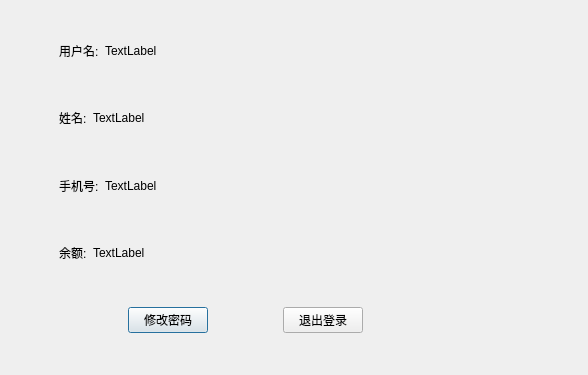
<?xml version="1.0" encoding="UTF-8"?>
<ui version="4.0">
 <class>ClientWindow</class>
 <widget class="QDialog" name="ClientWindow">
  <property name="geometry">
   <rect>
    <x>0</x>
    <y>0</y>
    <width>588</width>
    <height>375</height>
   </rect>
  </property>
  <property name="windowTitle">
   <string>Dialog</string>
  </property>
  <widget class="QWidget" name="widget_5" native="true">
   <property name="geometry">
    <rect>
     <x>50</x>
     <y>20</y>
     <width>391</width>
     <height>331</height>
    </rect>
   </property>
   <layout class="QVBoxLayout" name="verticalLayout">
    <item>
     <widget class="QWidget" name="widget" native="true">
      <layout class="QHBoxLayout" name="horizontalLayout">
       <item>
        <widget class="QLabel" name="label">
         <property name="text">
          <string>用户名:</string>
         </property>
        </widget>
       </item>
       <item>
        <widget class="QLabel" name="Username_Line">
         <property name="sizePolicy">
          <sizepolicy hsizetype="Preferred" vsizetype="Preferred">
           <horstretch>20</horstretch>
           <verstretch>0</verstretch>
          </sizepolicy>
         </property>
         <property name="text">
          <string>TextLabel</string>
         </property>
        </widget>
       </item>
      </layout>
     </widget>
    </item>
    <item>
     <widget class="QWidget" name="widget_2" native="true">
      <layout class="QHBoxLayout" name="horizontalLayout_2">
       <item>
        <widget class="QLabel" name="label_3">
         <property name="text">
          <string>姓名:</string>
         </property>
        </widget>
       </item>
       <item>
        <widget class="QLabel" name="NameLine">
         <property name="sizePolicy">
          <sizepolicy hsizetype="Preferred" vsizetype="Preferred">
           <horstretch>20</horstretch>
           <verstretch>0</verstretch>
          </sizepolicy>
         </property>
         <property name="text">
          <string>TextLabel</string>
         </property>
        </widget>
       </item>
      </layout>
     </widget>
    </item>
    <item>
     <widget class="QWidget" name="widget_4" native="true">
      <layout class="QHBoxLayout" name="horizontalLayout_4">
       <item>
        <widget class="QLabel" name="label_7">
         <property name="text">
          <string>手机号:</string>
         </property>
        </widget>
       </item>
       <item>
        <widget class="QLabel" name="PhoneNum_Line">
         <property name="sizePolicy">
          <sizepolicy hsizetype="Preferred" vsizetype="Preferred">
           <horstretch>20</horstretch>
           <verstretch>0</verstretch>
          </sizepolicy>
         </property>
         <property name="text">
          <string>TextLabel</string>
         </property>
        </widget>
       </item>
      </layout>
     </widget>
    </item>
    <item>
     <widget class="QWidget" name="widget_3" native="true">
      <layout class="QHBoxLayout" name="horizontalLayout_3">
       <item>
        <widget class="QLabel" name="label_5">
         <property name="text">
          <string>余额:</string>
         </property>
        </widget>
       </item>
       <item>
        <widget class="QLabel" name="Balance_Line">
         <property name="sizePolicy">
          <sizepolicy hsizetype="Preferred" vsizetype="Preferred">
           <horstretch>20</horstretch>
           <verstretch>0</verstretch>
          </sizepolicy>
         </property>
         <property name="text">
          <string>TextLabel</string>
         </property>
        </widget>
       </item>
      </layout>
     </widget>
    </item>
    <item>
     <widget class="QWidget" name="widget_6" native="true">
      <layout class="QHBoxLayout" name="horizontalLayout_5">
       <item>
        <spacer name="horizontalSpacer">
         <property name="orientation">
          <enum>Qt::Horizontal</enum>
         </property>
         <property name="sizeHint" stdset="0">
          <size>
           <width>41</width>
           <height>20</height>
          </size>
         </property>
        </spacer>
       </item>
       <item>
        <widget class="QPushButton" name="pushButton">
         <property name="text">
          <string>修改密码</string>
         </property>
        </widget>
       </item>
       <item>
        <spacer name="horizontalSpacer_2">
         <property name="orientation">
          <enum>Qt::Horizontal</enum>
         </property>
         <property name="sizeHint" stdset="0">
          <size>
           <width>40</width>
           <height>20</height>
          </size>
         </property>
        </spacer>
       </item>
       <item>
        <widget class="QPushButton" name="pushButton_2">
         <property name="text">
          <string>退出登录</string>
         </property>
        </widget>
       </item>
       <item>
        <spacer name="horizontalSpacer_3">
         <property name="orientation">
          <enum>Qt::Horizontal</enum>
         </property>
         <property name="sizeHint" stdset="0">
          <size>
           <width>41</width>
           <height>20</height>
          </size>
         </property>
        </spacer>
       </item>
      </layout>
     </widget>
    </item>
   </layout>
  </widget>
 </widget>
 <resources/>
 <connections/>
</ui>
